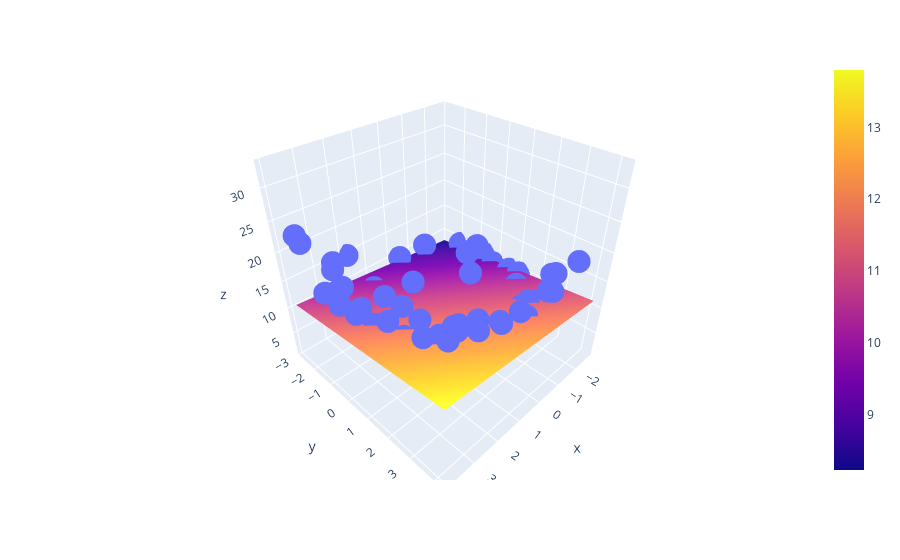

Here is the notebook cell this chart was saved with:
### Code cell
lr = LinearRegression()
lr.fit(np.array([X,y]).reshape(100,2),z)
x_input = np.linspace(X.min(),X.max(),50)
y_input = np.linspace(y.min(),y.max(),50)

xGrid, yGrid = np.meshgrid(x_input,y_input)

final = np.vstack((xGrid.ravel(),yGrid.ravel())).T

z_final = lr.predict((final)).reshape(xGrid.shape)


fig = px.scatter_3d(x=X.ravel(),y=y.ravel(),z=z.ravel())
fig.add_trace(go.Surface(x=xGrid,y=yGrid,z=z_final))
fig.update_layout(scene_aspectmode='cube')
fig.show()
